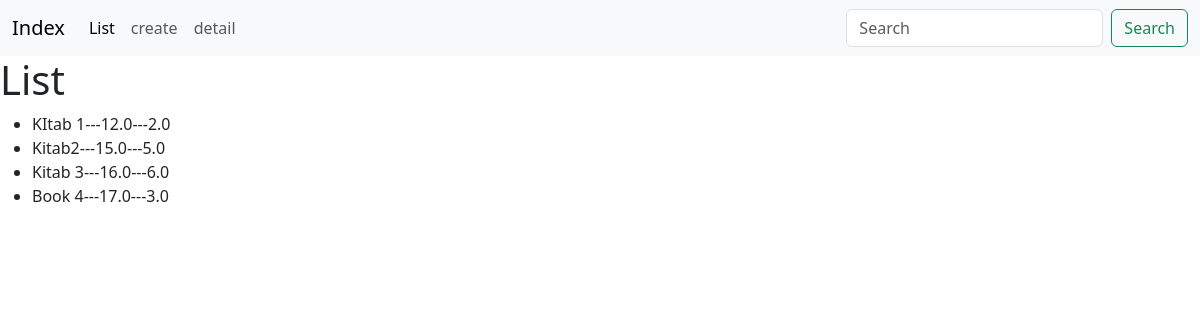
/book/list/, run on the app's committed database.
### book/models.py (models this page shows, shortened)
class Book(models.Model):
    name = models.CharField(max_length=300)
    description = models.TextField(blank=True, null=True)
    price=models.FloatField()
    discount_price=models.FloatField(blank=True, null=True)
    created_at=models.DateTimeField(auto_now_add=True)
    updated_at = models.DateTimeField(auto_now=True)

### book/views.py (the view)
# urls.py: path('list/', views.list_view, name="list"),
def list_view(request):
    context={
        "books":Book.objects.all()
    }
    return render(request, "list.html", context)

### templates/list.html
{% extends "base.html" %}
{% block body %}
<h1>List</h1>
<ul>
    {%for book in books %}
    <li>
        {{book.name}}---{{book.price}}---{{book.discount_price}}
    </li>
    {%endfor%}
</ul>
{% endblock body %}

### data on the page
Book: name "KItab 1", price "12.0", discount_price "2.0"
Book: name "Kitab2", price "15.0", discount_price "5.0"
Book: name "Kitab 3", price "16.0", discount_price "6.0"
Book: name "Book 4", price "17.0", discount_price "3.0"
